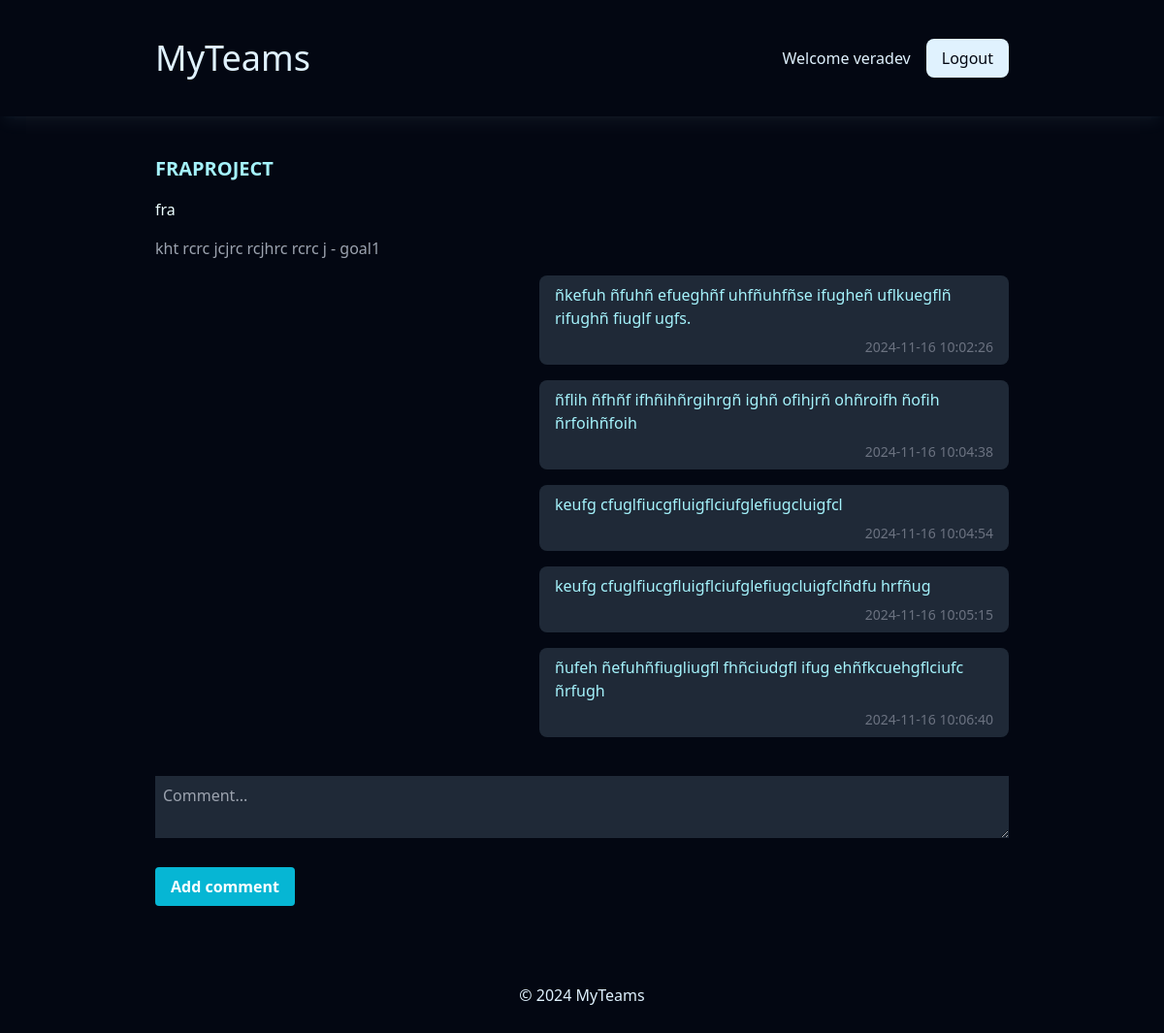
The app's page /project/7 (signed in), older data.
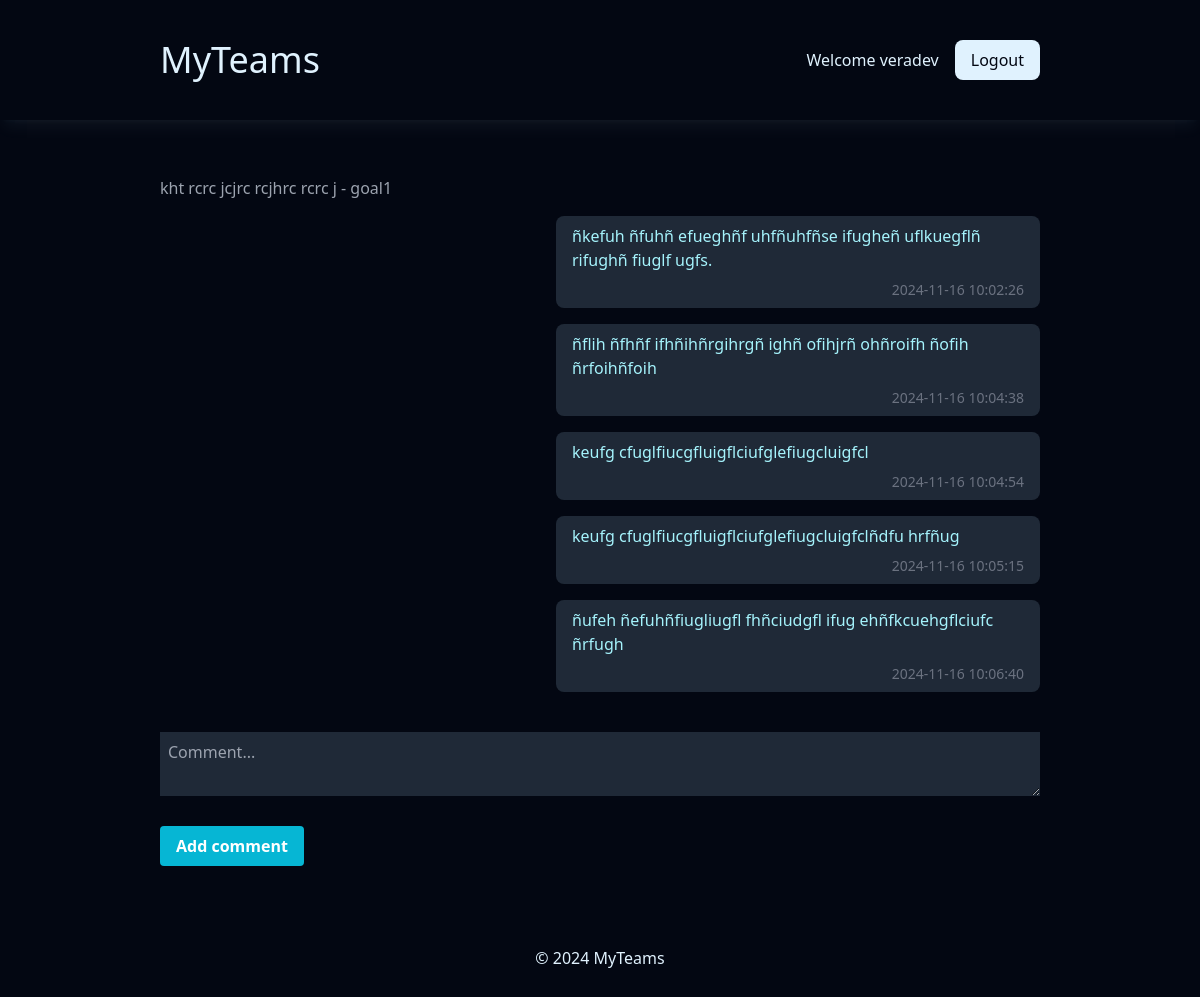
The same page, newer data.
### tables this page shows
CREATE TABLE projects (id INTEGER PRIMARY KEY, name TEXT NOT NULL, description TEXT NOT NULL, user_id INTEGER, comment_id INTEGER, post_id INTEGER, FOREIGN KEY(user_id) REFERENCES users(id), FOREIGN KEY(comment_id) REFERENCES comments(id), FOREIGN KEY(post_id) REFERENCES posts(id));

CREATE TABLE posts (id INTEGER PRIMARY KEY, body TEXT, user_id INTEGER, project_id INTEGER, comment_id INTEGER, FOREIGN KEY(user_id) REFERENCES users(id), FOREIGN KEY(project_id) REFERENCES projects(id), FOREIGN KEY(comment_id) REFERENCES comments(id));

CREATE TABLE comments (
    id INTEGER PRIMARY KEY,
    text TEXT,
    user_id INTEGER,
    project_id INTEGER,
    post_id INTEGER,
    created_at TIMESTAMP DEFAULT CURRENT_TIMESTAMP,
    FOREIGN KEY(user_id) REFERENCES users(id),
    FOREIGN KEY(project_id) REFERENCES projects(id),
    FOREIGN KEY(post_id) REFERENCES posts(id)
);

### app.py (the view, shortened to what this page needs)
@app.route('/project/<int:project_id>', methods=['GET', 'POST'])
@login_required
def project_page(project_id):
    admin = session['admin']
    print(admin)
    cursor.execute("SELECT * FROM projects WHERE id = ?", (project_id,))
    project = cursor.fetchone()
    print(project)
    cursor.execute(
        "SELECT * FROM comments WHERE project_id = ?", (project_id,))
    comments = cursor.fetchall()
    print(comments)
    cursor.execute("SELECT * FROM posts WHERE project_id = ?", (project_id,))
    posts = cursor.fetchall()
    print(posts)
    return render_template('project.html', project=project, posts=posts, admin=admin, comments=comments)

### app.py (called while the page is built)
@app.context_processor
def inject_year():
    return {'year': year}

### utils.py (called while the page is built)
def login_required(f):
    @wraps(f)
    def decorated_function(*args, **kwargs):
        if session.get("user_id") is None:
            return redirect(url_for('login', next=request.url))
        return f(*args, **kwargs)
    return decorated_function

### templates/project.html (shortened to what this page needs)
{% extends 'layout.html' %}
{% block content %}
<div class="w-full h-full">
	<h1 class="text-cyan-200 text-xl font-bold uppercase mb-4">{{ project[1] }}</h1>
	<p class="text-cyan-50 font-light mb-4">{{ project[2] }}</p>
	{% if posts == [] %}
	{% if admin == 'yes' %}
	<div></div>
	{% else %}
	<form action="{{ url_for('project', project_id=project[0]) }}" method="post">
		<textarea name="post" class="w-full h-32 bg-gray-800 text-gray-200 font-light p-2 mb-4"
			placeholder="Post something..."></textarea>
		<button class="bg-cyan-500 hover:bg-cyan-600 text-white font-bold py-2 px-4 rounded">Submit</button>
	</form>
	{% endif %}
	{% else %}
	{% for post in posts %}
	<div class="text-gray-400 font-light">
		{{ post[1]|safe }}
	</div>
	{% if comments == [] %}
	<div></div>
	{% else %}
	{% for comment in comments %}
	{% if comment[2] == session['user_id'] %}
	<div class="text-gray-800 py-2 px-4 w-[55%] bg-cyan-200 my-4 rounded-lg">
		<p>{{ comment[1] }}</p>
		<p class="text-right text-sm text-gray-500 font-light mt-2">{{ comment[5] }}</p>
	</div>
	{% else %}
	<div class="bg-gray-800 py-2 px-4 w-[55%] text-cyan-200 my-4 ml-[45%] rounded-lg">
		<p>{{ comment[1] }}</p>
		<p class="text-right text-sm text-gray-500 font-light mt-2">{{ comment[5] }}</p>
	</div>
	{% endif %}
	{% endfor %}
	{% endif %}
	<form action="{{ url_for('comment') }}" method="post">
		<textarea name="comment" class="w-full h-16 bg-gray-800 text-gray-200 font-light p-2 my-6"
			placeholder="Comment..."></textarea>
		<button class="bg-cyan-500 hover:bg-cyan-600 text-white font-bold py-2 px-4 rounded">Add comment</button>
	</form>
	{% endfor %}
	{% endif %}
</div>
{% endblock %}

### templates/layout.html (shortened to what this page needs)
<!DOCTYPE html>
<html lang="en">
<head>
	<link href="{{url_for('static',filename='css/output.css')}}" rel="stylesheet">
</head>
<body class="bg-gray-950 w-full h-screen flex flex-col">
	<header class="w-full py-10 px-40 flex items-center justify-between shadow-lg shadow-sky-200/5">
		<div>
			<a {% if session["username"] and session["user_id"] %} href="{{ url_for('dashboard') }}" {% else %}
				href="{{ url_for('index') }}" {% endif %} class="text-4xl text-sky-100">MyTeams</a>
		</div>
		<div class="flex justify-between items-center gap-x-4">
			{% if session["username"] and session["user_id"] %}
			<h1 class="text-sky-100">Welcome {{ session["username"] }}</h1>
			<a href="{{ url_for('logout')}}"><button
					class="bg-sky-100 text-gray-950 px-4 py-2 rounded-lg">Logout</button></a>
			{% endif %}
		</div>
	</header>
	<main class="flex-1 px-40 flex flex-col gap-y-4 items-center py-10 justify-center">
		{% block content %}
		{% endblock %}
	</main>
	<footer>
		<div class="text-center w-full py-10">
			<p class="text-sky-100">&copy; {{ year }} MyTeams</p>
		</div>
	</footer>
</body>
</html>

Row changes from the older to the newer data that the page shows:
removed projects: name "FRAPROJECT", description "fra"
